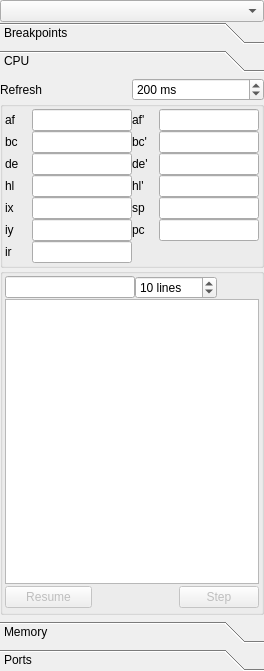
<?xml version="1.0" encoding="UTF-8"?>
<ui version="4.0">
 <class>CalcDebugger</class>
 <widget class="QWidget" name="CalcDebugger">
  <property name="geometry">
   <rect>
    <x>0</x>
    <y>0</y>
    <width>264</width>
    <height>671</height>
   </rect>
  </property>
  <property name="windowTitle">
   <string>Debugger</string>
  </property>
  <layout class="QVBoxLayout" name="verticalLayout_4">
   <property name="sizeConstraint">
    <enum>QLayout::SetMinimumSize</enum>
   </property>
   <property name="margin">
    <number>0</number>
   </property>
   <item>
    <widget class="QComboBox" name="cb_target"/>
   </item>
   <item>
    <widget class="QToolBox" name="tbPages">
     <property name="currentIndex">
      <number>1</number>
     </property>
     <widget class="QWidget" name="pageBreakpoints">
      <property name="geometry">
       <rect>
        <x>0</x>
        <y>0</y>
        <width>254</width>
        <height>499</height>
       </rect>
      </property>
      <attribute name="label">
       <string>Breakpoints</string>
      </attribute>
      <layout class="QVBoxLayout" name="verticalLayout_3">
       <property name="margin">
        <number>0</number>
       </property>
       <item>
        <widget class="QListView" name="lw_breakpoints">
         <property name="sizePolicy">
          <sizepolicy hsizetype="Preferred" vsizetype="Preferred">
           <horstretch>0</horstretch>
           <verstretch>0</verstretch>
          </sizepolicy>
         </property>
        </widget>
       </item>
       <item>
        <widget class="QGroupBox" name="gb_break_trigger">
         <property name="enabled">
          <bool>false</bool>
         </property>
         <property name="title">
          <string>Trigger</string>
         </property>
         <layout class="QGridLayout" name="gridLayout_4">
          <property name="margin">
           <number>2</number>
          </property>
          <item row="2" column="0">
           <widget class="QLabel" name="label_27">
            <property name="text">
             <string>Start</string>
            </property>
           </widget>
          </item>
          <item row="2" column="1" colspan="2">
           <widget class="QLineEdit" name="le_break_start_addr">
            <property name="inputMask">
             <string>HHHHHHHH; </string>
            </property>
           </widget>
          </item>
          <item row="3" column="0">
           <widget class="QLabel" name="label_28">
            <property name="text">
             <string>End</string>
            </property>
           </widget>
          </item>
          <item row="3" column="1" colspan="2">
           <widget class="QLineEdit" name="le_break_end_addr">
            <property name="inputMask">
             <string>HHHHHHHH; </string>
            </property>
           </widget>
          </item>
          <item row="4" column="0">
           <widget class="QLabel" name="label_29">
            <property name="text">
             <string>Mask</string>
            </property>
           </widget>
          </item>
          <item row="0" column="1" colspan="3">
           <widget class="QComboBox" name="cb_break_type">
            <item>
             <property name="text">
              <string>Memory read</string>
             </property>
            </item>
            <item>
             <property name="text">
              <string>Memory execute</string>
             </property>
            </item>
            <item>
             <property name="text">
              <string>Memory write</string>
             </property>
            </item>
            <item>
             <property name="text">
              <string>Port read</string>
             </property>
            </item>
            <item>
             <property name="text">
              <string>Port write</string>
             </property>
            </item>
            <item>
             <property name="text">
              <string>Opcode</string>
             </property>
            </item>
           </widget>
          </item>
          <item row="0" column="0">
           <widget class="QLabel" name="label_5">
            <property name="text">
             <string>Type</string>
            </property>
           </widget>
          </item>
          <item row="1" column="0" colspan="2">
           <widget class="QRadioButton" name="rb_break_logical">
            <property name="text">
             <string>Logical</string>
            </property>
            <property name="checked">
             <bool>true</bool>
            </property>
           </widget>
          </item>
          <item row="1" column="2">
           <widget class="QRadioButton" name="rb_break_physical">
            <property name="text">
             <string>Physical</string>
            </property>
           </widget>
          </item>
          <item row="4" column="1" colspan="2">
           <widget class="QLineEdit" name="le_break_mask_addr">
            <property name="inputMask">
             <string>HHHHHHHH; </string>
            </property>
           </widget>
          </item>
         </layout>
        </widget>
       </item>
       <item>
        <spacer name="verticalSpacer_2">
         <property name="orientation">
          <enum>Qt::Vertical</enum>
         </property>
         <property name="sizeHint" stdset="0">
          <size>
           <width>20</width>
           <height>40</height>
          </size>
         </property>
        </spacer>
       </item>
       <item>
        <widget class="QPlainTextEdit" name="te_break_script">
         <property name="enabled">
          <bool>false</bool>
         </property>
        </widget>
       </item>
      </layout>
     </widget>
     <widget class="QWidget" name="pageCPU">
      <property name="geometry">
       <rect>
        <x>0</x>
        <y>0</y>
        <width>254</width>
        <height>499</height>
       </rect>
      </property>
      <attribute name="label">
       <string>CPU</string>
      </attribute>
      <layout class="QGridLayout" name="gridLayout_5">
       <property name="margin">
        <number>0</number>
       </property>
       <item row="0" column="1">
        <widget class="QSpinBox" name="spn_refresh">
         <property name="suffix">
          <string> ms</string>
         </property>
         <property name="maximum">
          <number>10000</number>
         </property>
         <property name="value">
          <number>200</number>
         </property>
        </widget>
       </item>
       <item row="0" column="0">
        <widget class="QLabel" name="label_4">
         <property name="text">
          <string>Refresh</string>
         </property>
        </widget>
       </item>
       <item row="1" column="0" colspan="2">
        <widget class="QGroupBox" name="gbRegisters">
         <property name="title">
          <string/>
         </property>
         <layout class="QGridLayout" name="gridLayout">
          <property name="margin">
           <number>2</number>
          </property>
          <item row="0" column="0">
           <widget class="QLabel" name="label_16">
            <property name="text">
             <string>af</string>
            </property>
           </widget>
          </item>
          <item row="0" column="1" colspan="2">
           <widget class="CalcHexValue" name="le_af">
            <property name="sizePolicy">
             <sizepolicy hsizetype="Maximum" vsizetype="Fixed">
              <horstretch>0</horstretch>
              <verstretch>0</verstretch>
             </sizepolicy>
            </property>
            <property name="maximumSize">
             <size>
              <width>100</width>
              <height>16777215</height>
             </size>
            </property>
            <property name="inputMask">
             <string>HHHH; </string>
            </property>
           </widget>
          </item>
          <item row="0" column="3">
           <widget class="QLabel" name="label_20">
            <property name="text">
             <string>af'</string>
            </property>
           </widget>
          </item>
          <item row="0" column="4" colspan="2">
           <widget class="CalcHexValue" name="le_af_shadow">
            <property name="sizePolicy">
             <sizepolicy hsizetype="Maximum" vsizetype="Fixed">
              <horstretch>0</horstretch>
              <verstretch>0</verstretch>
             </sizepolicy>
            </property>
            <property name="maximumSize">
             <size>
              <width>100</width>
              <height>16777215</height>
             </size>
            </property>
            <property name="inputMask">
             <string>HHHH; </string>
            </property>
           </widget>
          </item>
          <item row="1" column="0">
           <widget class="QLabel" name="label_14">
            <property name="text">
             <string>bc</string>
            </property>
           </widget>
          </item>
          <item row="1" column="1" colspan="2">
           <widget class="CalcHexValue" name="le_bc">
            <property name="sizePolicy">
             <sizepolicy hsizetype="Maximum" vsizetype="Fixed">
              <horstretch>0</horstretch>
              <verstretch>0</verstretch>
             </sizepolicy>
            </property>
            <property name="maximumSize">
             <size>
              <width>100</width>
              <height>16777215</height>
             </size>
            </property>
            <property name="inputMask">
             <string>HHHH; </string>
            </property>
           </widget>
          </item>
          <item row="1" column="3">
           <widget class="QLabel" name="label_18">
            <property name="text">
             <string>bc'</string>
            </property>
           </widget>
          </item>
          <item row="1" column="4" colspan="2">
           <widget class="CalcHexValue" name="le_bc_shadow">
            <property name="sizePolicy">
             <sizepolicy hsizetype="Maximum" vsizetype="Fixed">
              <horstretch>0</horstretch>
              <verstretch>0</verstretch>
             </sizepolicy>
            </property>
            <property name="maximumSize">
             <size>
              <width>100</width>
              <height>16777215</height>
             </size>
            </property>
            <property name="inputMask">
             <string>HHHH; </string>
            </property>
           </widget>
          </item>
          <item row="2" column="0">
           <widget class="QLabel" name="label_15">
            <property name="text">
             <string>de</string>
            </property>
           </widget>
          </item>
          <item row="2" column="1" colspan="2">
           <widget class="CalcHexValue" name="le_de">
            <property name="sizePolicy">
             <sizepolicy hsizetype="Maximum" vsizetype="Fixed">
              <horstretch>0</horstretch>
              <verstretch>0</verstretch>
             </sizepolicy>
            </property>
            <property name="maximumSize">
             <size>
              <width>100</width>
              <height>16777215</height>
             </size>
            </property>
            <property name="inputMask">
             <string>HHHH; </string>
            </property>
           </widget>
          </item>
          <item row="2" column="3">
           <widget class="QLabel" name="label_19">
            <property name="text">
             <string>de'</string>
            </property>
           </widget>
          </item>
          <item row="2" column="4" colspan="2">
           <widget class="CalcHexValue" name="le_de_shadow">
            <property name="sizePolicy">
             <sizepolicy hsizetype="Maximum" vsizetype="Fixed">
              <horstretch>0</horstretch>
              <verstretch>0</verstretch>
             </sizepolicy>
            </property>
            <property name="maximumSize">
             <size>
              <width>100</width>
              <height>16777215</height>
             </size>
            </property>
            <property name="inputMask">
             <string>HHHH; </string>
            </property>
           </widget>
          </item>
          <item row="3" column="0">
           <widget class="QLabel" name="label_13">
            <property name="text">
             <string>hl</string>
            </property>
           </widget>
          </item>
          <item row="3" column="1" colspan="2">
           <widget class="CalcHexValue" name="le_hl">
            <property name="sizePolicy">
             <sizepolicy hsizetype="Maximum" vsizetype="Fixed">
              <horstretch>0</horstretch>
              <verstretch>0</verstretch>
             </sizepolicy>
            </property>
            <property name="maximumSize">
             <size>
              <width>100</width>
              <height>16777215</height>
             </size>
            </property>
            <property name="inputMask">
             <string>HHHH; </string>
            </property>
           </widget>
          </item>
          <item row="3" column="3">
           <widget class="QLabel" name="label_17">
            <property name="text">
             <string>hl'</string>
            </property>
           </widget>
          </item>
          <item row="3" column="4" colspan="2">
           <widget class="CalcHexValue" name="le_hl_shadow">
            <property name="sizePolicy">
             <sizepolicy hsizetype="Maximum" vsizetype="Fixed">
              <horstretch>0</horstretch>
              <verstretch>0</verstretch>
             </sizepolicy>
            </property>
            <property name="maximumSize">
             <size>
              <width>100</width>
              <height>16777215</height>
             </size>
            </property>
            <property name="inputMask">
             <string>HHHH; </string>
            </property>
           </widget>
          </item>
          <item row="4" column="0">
           <widget class="QLabel" name="label_24">
            <property name="text">
             <string>ix</string>
            </property>
           </widget>
          </item>
          <item row="4" column="1" colspan="2">
           <widget class="CalcHexValue" name="le_ix">
            <property name="sizePolicy">
             <sizepolicy hsizetype="Maximum" vsizetype="Fixed">
              <horstretch>0</horstretch>
              <verstretch>0</verstretch>
             </sizepolicy>
            </property>
            <property name="maximumSize">
             <size>
              <width>100</width>
              <height>16777215</height>
             </size>
            </property>
            <property name="inputMask">
             <string>HHHH; </string>
            </property>
           </widget>
          </item>
          <item row="4" column="3">
           <widget class="QLabel" name="label_21">
            <property name="text">
             <string>sp</string>
            </property>
           </widget>
          </item>
          <item row="4" column="4" colspan="2">
           <widget class="CalcHexValue" name="le_sp">
            <property name="sizePolicy">
             <sizepolicy hsizetype="Maximum" vsizetype="Fixed">
              <horstretch>0</horstretch>
              <verstretch>0</verstretch>
             </sizepolicy>
            </property>
            <property name="maximumSize">
             <size>
              <width>100</width>
              <height>16777215</height>
             </size>
            </property>
            <property name="inputMask">
             <string>HHHH; </string>
            </property>
           </widget>
          </item>
          <item row="5" column="0">
           <widget class="QLabel" name="label_23">
            <property name="text">
             <string>iy</string>
            </property>
           </widget>
          </item>
          <item row="5" column="1" colspan="2">
           <widget class="CalcHexValue" name="le_iy">
            <property name="sizePolicy">
             <sizepolicy hsizetype="Maximum" vsizetype="Fixed">
              <horstretch>0</horstretch>
              <verstretch>0</verstretch>
             </sizepolicy>
            </property>
            <property name="maximumSize">
             <size>
              <width>100</width>
              <height>16777215</height>
             </size>
            </property>
            <property name="inputMask">
             <string>HHHH; </string>
            </property>
           </widget>
          </item>
          <item row="5" column="3">
           <widget class="QLabel" name="label_22">
            <property name="text">
             <string>pc</string>
            </property>
           </widget>
          </item>
          <item row="5" column="4" colspan="2">
           <widget class="CalcHexValue" name="le_pc">
            <property name="sizePolicy">
             <sizepolicy hsizetype="Maximum" vsizetype="Fixed">
              <horstretch>0</horstretch>
              <verstretch>0</verstretch>
             </sizepolicy>
            </property>
            <property name="maximumSize">
             <size>
              <width>100</width>
              <height>16777215</height>
             </size>
            </property>
            <property name="inputMask">
             <string>HHHH; </string>
            </property>
           </widget>
          </item>
          <item row="6" column="0">
           <widget class="QLabel" name="label_7">
            <property name="text">
             <string>ir</string>
            </property>
           </widget>
          </item>
          <item row="6" column="1" colspan="2">
           <widget class="CalcHexValue" name="le_ir">
            <property name="sizePolicy">
             <sizepolicy hsizetype="Maximum" vsizetype="Fixed">
              <horstretch>0</horstretch>
              <verstretch>0</verstretch>
             </sizepolicy>
            </property>
            <property name="maximumSize">
             <size>
              <width>100</width>
              <height>16777215</height>
             </size>
            </property>
            <property name="inputMask">
             <string>HHHH; </string>
            </property>
           </widget>
          </item>
          <item row="6" column="3" colspan="3">
           <widget class="CalcFlags" name="lbl_flags">
            <property name="text">
             <string/>
            </property>
            <property name="textFormat">
             <enum>Qt::PlainText</enum>
            </property>
            <property name="alignment">
             <set>Qt::AlignCenter</set>
            </property>
           </widget>
          </item>
         </layout>
        </widget>
       </item>
       <item row="2" column="0" colspan="2">
        <widget class="QGroupBox" name="gb_disasm">
         <property name="title">
          <string/>
         </property>
         <layout class="QGridLayout" name="gridLayout_2">
          <property name="margin">
           <number>2</number>
          </property>
          <item row="0" column="0" colspan="3">
           <widget class="QLineEdit" name="le_disasm_start">
            <property name="inputMask">
             <string>HHHHHH; </string>
            </property>
           </widget>
          </item>
          <item row="1" column="0" colspan="5">
           <widget class="QListWidget" name="lv_disasm"/>
          </item>
          <item row="2" column="0" colspan="2">
           <widget class="QPushButton" name="b_resume">
            <property name="enabled">
             <bool>false</bool>
            </property>
            <property name="text">
             <string>Resume</string>
            </property>
           </widget>
          </item>
          <item row="2" column="2" colspan="2">
           <spacer name="horizontalSpacer">
            <property name="orientation">
             <enum>Qt::Horizontal</enum>
            </property>
            <property name="sizeHint" stdset="0">
             <size>
              <width>68</width>
              <height>26</height>
             </size>
            </property>
           </spacer>
          </item>
          <item row="2" column="4">
           <widget class="QPushButton" name="b_step">
            <property name="enabled">
             <bool>false</bool>
            </property>
            <property name="text">
             <string>Step</string>
            </property>
           </widget>
          </item>
          <item row="0" column="3" colspan="2">
           <widget class="QSpinBox" name="spn_disasm_length">
            <property name="sizePolicy">
             <sizepolicy hsizetype="Maximum" vsizetype="Fixed">
              <horstretch>0</horstretch>
              <verstretch>0</verstretch>
             </sizepolicy>
            </property>
            <property name="suffix">
             <string> lines</string>
            </property>
            <property name="minimum">
             <number>5</number>
            </property>
            <property name="maximum">
             <number>1000</number>
            </property>
            <property name="value">
             <number>10</number>
            </property>
           </widget>
          </item>
         </layout>
        </widget>
       </item>
      </layout>
     </widget>
     <widget class="QWidget" name="pageMemory">
      <property name="geometry">
       <rect>
        <x>0</x>
        <y>0</y>
        <width>254</width>
        <height>499</height>
       </rect>
      </property>
      <attribute name="label">
       <string>Memory</string>
      </attribute>
      <layout class="QVBoxLayout" name="verticalLayout_2">
       <property name="margin">
        <number>0</number>
       </property>
       <item>
        <widget class="QGroupBox" name="groupBox_3">
         <property name="title">
          <string>Mapping</string>
         </property>
         <layout class="QGridLayout" name="gridLayout_3">
          <item row="0" column="0">
           <widget class="QLabel" name="label_12">
            <property name="text">
             <string>Bank A</string>
            </property>
           </widget>
          </item>
          <item row="0" column="1">
           <widget class="CalcHexValue" name="le_bankA">
            <property name="sizePolicy">
             <sizepolicy hsizetype="Maximum" vsizetype="Fixed">
              <horstretch>0</horstretch>
              <verstretch>0</verstretch>
             </sizepolicy>
            </property>
            <property name="maximumSize">
             <size>
              <width>100</width>
              <height>16777215</height>
             </size>
            </property>
            <property name="inputMask">
             <string>HH; </string>
            </property>
           </widget>
          </item>
          <item row="0" column="3">
           <widget class="QLabel" name="lbl_bankA">
            <property name="text">
             <string>Flash</string>
            </property>
           </widget>
          </item>
          <item row="1" column="0">
           <widget class="QLabel" name="label_25">
            <property name="text">
             <string>Bank B</string>
            </property>
           </widget>
          </item>
          <item row="1" column="1">
           <widget class="CalcHexValue" name="le_bankB">
            <property name="sizePolicy">
             <sizepolicy hsizetype="Maximum" vsizetype="Fixed">
              <horstretch>0</horstretch>
              <verstretch>0</verstretch>
             </sizepolicy>
            </property>
            <property name="maximumSize">
             <size>
              <width>100</width>
              <height>16777215</height>
             </size>
            </property>
            <property name="inputMask">
             <string>HH; </string>
            </property>
           </widget>
          </item>
          <item row="1" column="3">
           <widget class="QLabel" name="lbl_bankB">
            <property name="text">
             <string>RAM</string>
            </property>
           </widget>
          </item>
          <item row="2" column="0">
           <widget class="QLabel" name="label_26">
            <property name="text">
             <string>Bank C</string>
            </property>
           </widget>
          </item>
          <item row="2" column="1">
           <widget class="CalcHexValue" name="le_bankC">
            <property name="sizePolicy">
             <sizepolicy hsizetype="Maximum" vsizetype="Fixed">
              <horstretch>0</horstretch>
              <verstretch>0</verstretch>
             </sizepolicy>
            </property>
            <property name="maximumSize">
             <size>
              <width>100</width>
              <height>16777215</height>
             </size>
            </property>
            <property name="inputMask">
             <string>HH; </string>
            </property>
           </widget>
          </item>
          <item row="2" column="3">
           <widget class="QLabel" name="lbl_bankC">
            <property name="text">
             <string>RAM</string>
            </property>
           </widget>
          </item>
          <item row="0" column="2" rowspan="3">
           <spacer name="horizontalSpacer_3">
            <property name="orientation">
             <enum>Qt::Horizontal</enum>
            </property>
            <property name="sizeHint" stdset="0">
             <size>
              <width>40</width>
              <height>20</height>
             </size>
            </property>
           </spacer>
          </item>
         </layout>
        </widget>
       </item>
       <item>
        <widget class="QCheckBox" name="chk_flash_lock">
         <property name="text">
          <string>Flash locked</string>
         </property>
        </widget>
       </item>
       <item>
        <widget class="QGroupBox" name="groupBox_4">
         <property name="sizePolicy">
          <sizepolicy hsizetype="Preferred" vsizetype="Expanding">
           <horstretch>0</horstretch>
           <verstretch>0</verstretch>
          </sizepolicy>
         </property>
         <property name="title">
          <string>HexView</string>
         </property>
        </widget>
       </item>
      </layout>
     </widget>
     <widget class="QWidget" name="pagePorts">
      <property name="geometry">
       <rect>
        <x>0</x>
        <y>0</y>
        <width>254</width>
        <height>499</height>
       </rect>
      </property>
      <attribute name="label">
       <string>Ports</string>
      </attribute>
     </widget>
    </widget>
   </item>
  </layout>
 </widget>
 <layoutdefault spacing="0" margin="0"/>
 <customwidgets>
  <customwidget>
   <class>CalcHexValue</class>
   <extends>QLineEdit</extends>
   <header>calchexvalue.h</header>
  </customwidget>
  <customwidget>
   <class>CalcFlags</class>
   <extends>QLabel</extends>
   <header>calcflags.h</header>
  </customwidget>
 </customwidgets>
 <resources/>
 <connections/>
</ui>
